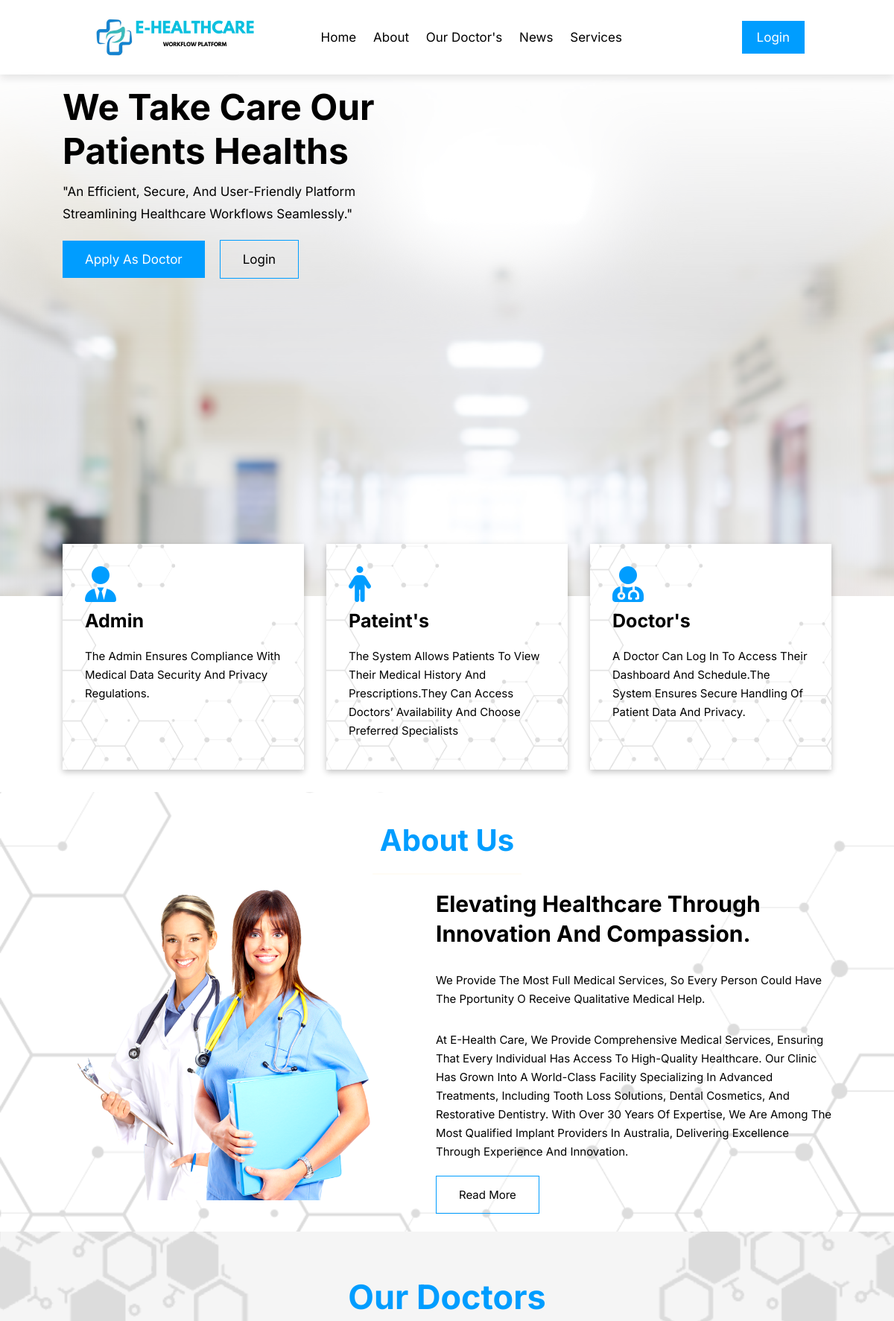
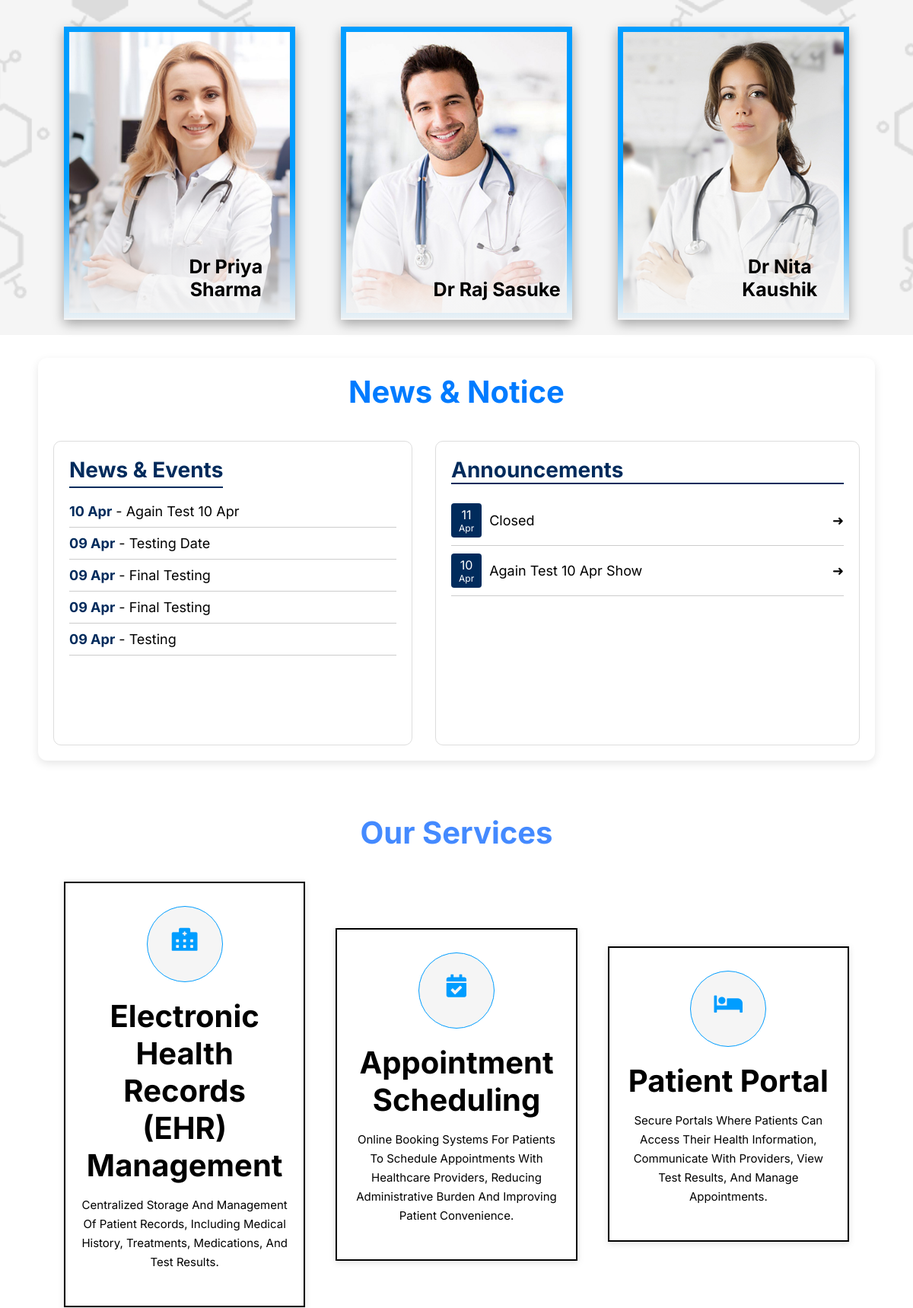
The page / (upper part) on the database its author committed (2 pictures, top to bottom).
### tables this page shows
CREATE TABLE `news_notice` (
  `id` int(11) NOT NULL,
  `type` varchar(50) NOT NULL,
  `title` varchar(255) NOT NULL,
  `content` text DEFAULT NULL,
  `date_created` datetime DEFAULT current_timestamp()
);

### index.php (the view, shortened to what this page needs)
<?php
include 'connection.php';
?>
<!DOCTYPE html>
<html lang="en">
<head>
    <link rel='stylesheet' href='https://cdn-uicons.flaticon.com/2.1.0/uicons-thin-rounded/css/uicons-thin-rounded.css'>
    <link rel="stylesheet" href="https://cdnjs.cloudflare.com/ajax/libs/font-awesome/6.0.0-beta3/css/all.min.css" />
    <link rel="stylesheet" href="https://cdnjs.cloudflare.com/ajax/libs/font-awesome/5.13.0/css/all.min.css" />
    <link rel='stylesheet' href='https://cdn-uicons.flaticon.com/2.1.0/uicons-regular-rounded/css/uicons-regular-rounded.css'>
    <link rel="stylesheet" href="style.css">
</head>
<body>
    <header>
        <div class="logo"><img src="images/logo3.png" alt=""></div>
        <nav class="navbar">
            <a href="#Home">Home</a>
            <a href="#About">About</a>
            <a href="#doctors">Our Doctor's</a>
            <a href="#news">News</a>
            <a href="#services">Services</a>
        </nav>
        <div class="right-icons">
            <a href="login.php" class="btn">Login</a>
        </div>
    </header>
        <div class="main-home">
            <div class="home">
                <div class="home-left-content">
                    <span>welcome to E- Healthcare Workflow platform</span>
                    <h2>We take care our<br> Patients Healths</h2>
                    <p class="lorem">"An efficient, secure, and user-friendly platform streamlining healthcare workflows seamlessly."</p>
                        <div class="home-btn">
                            <a href="appointmentdoctor.php">Apply as Doctor</a>
                            <a class="homebtnsec" href="login.php">login</a>
                        </div>
                    </div>
                <div class="home-right-content">
                </div>
            </div>
        </div>
        <div class="technology">
            <div class="main-technology">
                <div class="inner-technology">
                    <i class="fa-solid fa-user-tie"></i>
                    <h2>Admin</h2>
                    <p>The admin ensures compliance with medical data security and privacy regulations.</p>
                </div>
                <div class="inner-technology">
                    <i class="fa-solid fa-person"></i>
                    <h2>Pateint's</h2>
                    <p>The system allows patients to view their medical history and prescriptions.They can access doctors’ availability and choose preferred specialists</p>
                </div>
                <div class="inner-technology">
                    <i class="fas fa-user-md"></i>
                    <h2>Doctor's</h2>
                    <p>A doctor can log in to access their dashboard and schedule.The system ensures secure handling of patient data and privacy.</p>
                </div>
            </div>
        </div>
        <div class="main-about">
            <div class="about-heading">About Us</div>
            <div class="inner-main-about">
                <div class="about-inner-content-left">
                    <img src="images/about1.png" alt="">
                </div>
                <div class="about-inner-content">
                    <div class="about-right-content">
                        <h2>Elevating Healthcare Through Innovation and Compassion.</h2>
                        <p>We provide the most full medical services, so every person could have the pportunity
                         o receive qualitative medical help.</p>
                        <p class="aboutsec-content">
                        At E-Health Care, we provide comprehensive medical services, ensuring that every individual has access to high-quality healthcare.
Our clinic has grown into a world-class facility specializing in advanced treatments, including tooth loss solutions, dental cosmetics, and restorative dentistry. With over 30 years of expertise, we are among the most qualified implant providers in Australia, delivering excellence through experience and innovation.
                            </p>
                            <button class="aboutbtn">Read More</button>
                    </div>
                </div>
            </div>
        </div>
        <div class="main-doctors">
            <div class="doctors-heading">
                <h2>Our Doctors</h2>
            </div>
            <div class="main-inner-doctor">
                <div class="doc-poster">
                    <img src="images/team1.jpg" alt="">
                    <div class="doc-details">
                        <h2>Dr Priya sharma</h2>
                        <i class="fab fa-linkedin-in"></i>
                        <i class="fab fa-instagram"></i>
                    </div>
                </div>
                <div class="doc-poster">
                    <img src="images/team2.jpg" alt="">
                    <div class="doc-details">
                        <h2>Dr Raj sasuke</h2>
                        <i class="fab fa-linkedin-in"></i>
                        <i class="fab fa-instagram"></i>
                    </div>
                </div>
                <div class="doc-poster">
                    <img src="images/team3.jpg" alt="">
                    <div class="doc-details">
                        <h2>Dr Nita Kaushik</h2>
                        <i class="fab fa-linkedin-in"></i>
                        <i class="fab fa-instagram"></i>
                    </div>
                </div>
            </div>
        </div>
<section style="margin: 30px 50px; padding: 20px; background: #ffffff; border-radius: 12px; box-shadow: 0 4px 12px rgba(0,0,0,0.1); font-family: sans-serif;">
  <h1 style="text-align: center; color: #007bff; font-size: 40px; margin-bottom: 40px;">News & Notice</h1>
  <div style="display: flex; justify-content: center; gap: 30px; height: 400px;">
    <div style="flex: 1; background: #fff; border: 1px solid #ddd; border-radius: 10px; padding: 20px; overflow: hidden; display: flex; flex-direction: column;">
      <div style="display: flex; justify-content: space-between; align-items: center; margin-bottom: 10px;">
        <h2 style="font-size: 28px; color: #002b5c; border-bottom: 2px solid #002b5c; padding-bottom: 5px;">News & Events</h2>
      </div>
      <div style="flex: 1; overflow: hidden; position: relative; font-size: 18px;">
        <marquee direction="up" scrollamount="6" style="height: 100%;">
          <?php
          $news = $conn->query("SELECT title, DATE_FORMAT(date_created, '%d %b') AS date FROM news_notice WHERE type='news' ORDER BY id DESC LIMIT 5");
          if ($news->num_rows > 0) {
              while ($row = $news->fetch_assoc()) {
                  echo "<div style='padding: 10px 0; border-bottom: 1px solid #ccc;'>
                          <strong style='color:#002b5c;'>{$row['date']}</strong> - {$row['title']}
                        </div>";
              }
          } else {
              echo "<div>No news available.</div>";
          }
          ?>
        </marquee>
      </div>
    </div>
    <div style="flex: 1.2; background: #fff; border: 1px solid #ddd; border-radius: 10px; padding: 20px;">
      <h2 style="font-size: 28px; color: #002b5c; border-bottom: 2px solid #002b5c; margin-bottom: 15px;">Announcements</h2>
      <?php
      $announcements = $conn->query("SELECT title, DATE_FORMAT(date_created, '%d') AS day, DATE_FORMAT(date_created, '%b') AS month FROM news_notice WHERE type='announcement' ORDER BY id DESC LIMIT 5");
      if ($announcements->num_rows > 0) {
          while ($row = $announcements->fetch_assoc()) {
              echo "
              <div style='display: flex; gap: 10px; align-items: center; padding: 10px 0; border-bottom: 1px solid #ccc;'>
                <div style='background: #002b5c; color: #fff; text-align: center; padding: 5px 10px; border-radius: 4px;'>
                  <div style='font-size: 16px;'>{$row['day']}</div>
                  <div style='font-size: 12px;'>{$row['month']}</div>
                </div>
                <div style='flex: 1; font-size: 18px;'>{$row['title']}</div>
                <div style='font-size: 18px;'>➜</div>
              </div>";
          }
      } else {
          echo "<div style='padding: 10px;'>No announcements yet.</div>";
      }
      ?>
    </div>
  </div>
</section>
    <div class="our-service">
        <div class="service-heading">
            <h2>Our Services</h2>
        </div>
        <div class="main-services">
            <div class="inner-services">
                <div class="service-icon">
                <i class="fas fa-hospital-alt"></i>
                </div>
                <h3>Electronic Health Records (EHR) Management</h3>
                <p>Centralized storage and management of patient records, including medical history, treatments, medications, and test results.</p>
            </div>
            <div class="inner-services">
                <div class="service-icon">
                <i class="fas fa-calendar-check"></i>
                </div>
                <h3>Appointment Scheduling</h3>
                <p>Online booking systems for patients to schedule appointments with healthcare providers, reducing administrative burden and improving patient convenience.</p>
            </div>
            <div class="inner-services">
                <div class="service-icon">
                <i class="fas fa-bed"></i>
                </div>
                <h3>Patient Portal</h3>
                <p>Secure portals where patients can access their health information, communicate with providers, view test results, and manage appointments.</p>
            </div>
        </div>
    </div>
</body>
</html>

### rows shown on the page
news_notice: day "11", month "Apr", title "Closed"
news_notice: day "10", month "Apr", title "Again Test 10 Apr Show"

### other values the page prints
$row['date'] "10 Apr"
$row['title'] "Again Test 10 Apr"
$row['date'] "09 Apr"
$row['title'] "Testing Date"
$row['title'] "Final Testing"
$row['title'] "Testing"
